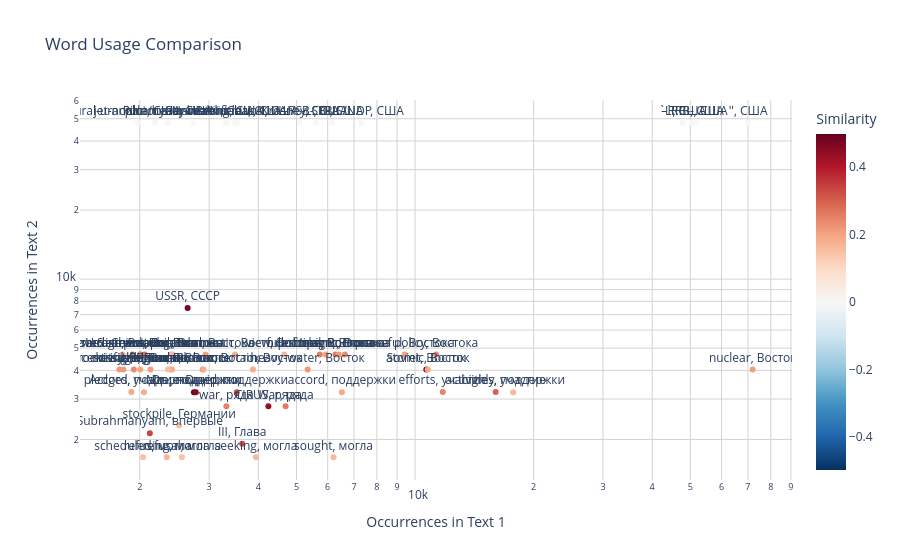

Notebook code for this chart:
### Markdown cell above
# Frequency to Frequency Graph

### Code cell
fig = px.scatter(
    df_compare, 
    x="count_1", 
    y="count_2",
    text= df_compare['word_1']+", "+df_compare['word_2'],
    color="Similarity",
    log_x=True, 
    log_y=True,
    color_continuous_scale='RdBu_r', 
    color_continuous_midpoint=0,     
    labels={
        "count_1": "Occurrences in Text 1",
        "count_2": "Occurrences in Text 2"
    },
    title="Word Usage Comparison"
)

# Styling to match the screenshot
fig.update_traces(textposition='top center')
fig.update_layout(
    plot_bgcolor='white',
    xaxis=dict(showgrid=True, gridcolor='lightgrey'),
    yaxis=dict(showgrid=True, gridcolor='lightgrey'),
)

fig.show()

### Figure 1 — Plotly figure (JSON) as saved in the notebook; plotly's stock layout.template omitted (floating-point values rounded to 4 significant figures)
{"data": [{"hovertemplate": "Occurrences in Text 1=%{x}<br>Occurrences in Text 2=%{y}<br>text=%{text}<br>Similarity=%{marker.color}<extra></extra>", "legendgroup": "", "marker": {"color": [0.4982, 0.4758, 0.4624, 0.4374, 0.4365, 0.3363, 0.3276, 0.3171, 0.2955, 0.2817, 0.2701, 0.2596, 0.2544, 0.253, 0.2493, 0.2461, 0.2395, 0.2391, 0.2338, 0.2336, 0.233, 0.2251, 0.2204, 0.2146, 0.2138, 0.2128, 0.21, 0.208, 0.2079, 0.2037, 0.2036, 0.1982, 0.1939, 0.1916, 0.1916, 0.1897, 0.189, 0.1877, 0.1842, 0.1838, 0.1796, 0.1787, 0.1776, 0.1675, 0.1659, 0.1645, 0.1624, 0.1605, 0.1571, 0.1566, 0.1527, 0.1505, 0.1492, 0, 0, 0, 0, 0, 0, 0, 0, 0, 0, 0, 0, 0, 0, 0], "coloraxis": "coloraxis", "symbol": "circle"}, "mode": "markers+text", "name": "", "orientation": "v", "showlegend": false, "text": ["Mrs., поддержки", "USSR, СССР", "Dr., поддержки", "CIRUS, ряда", "Soviet, Восток", "Subrahmanyam, впервые", "III, Глава", "David, поддержки", "activities, участие", "non-nuclear-weapon, Востока", "existence, Востока", "War, ряда", "economic, Востока", "full-scope, Востока", "war, ряда", "efforts, участие", "policy, Востока", "oil, Восток", "Disarmament, Востока", "missile, Восток", "Islamic, Востока", "U.S.-China, Востока", "heavy-water, Восток", "rocketry, Восток", "ultracentrifuge, Восток", "foreign, Востока", "nuclear, Восток", "peaceful, Востока", "signal, Восток", "political, Востока", "bilateral, Востока", "scientific, Восток", "ambiguous, Восток", "region, Восток", "pledges, участие", "posture, Востока", "accord, поддержки", "atomic, Восток", "uncertain, Восток", "Accord, поддержки", "non-nuclear, Восток", "domestic, Востока", "coverage, Востока", "refusing, могла", "highly, поддержки", "seeking, могла", "sought, могла", "view, Востока", "violating, Востока", "chemical, Восток", "stockpile, Германии", "scheduled, могла", "refusal, могла", "plutonium-bearing, США", "-LSB-, США", "-RRB-, США", "NonProliferation, США", "-LRB-, США", "``, США", "jet-nozzle, США", "Valindaba, США", "Krosney, США", "FBIS/NDP, США", "-RSB-, США", "natural-uranium/heavy-water, США", "Service/Nuclear, США", "Pilcaniyeu, США", "'', США"], "textposition": "top center", "type": "scatter", "x": [2745, 2646, 2775, 4242, 10678, 2121, 3640, 3525, 16023, 2004, 2061, 4691, 6277, 5730, 3318, 11758, 11309, 2889, 1918, 1932, 6637, 2005, 5338, 1816, 1775, 6402, 71961, 9413, 2130, 5932, 2937, 2006, 2387, 2413, 1904, 2404, 6520, 10772, 3876, 2050, 2902, 3489, 1808, 2342, 17741, 3944, 6208, 4654, 2426, 2360, 2518, 2039, 2558, 2744, 6166, 51526, 3491, 50601, 47744, 1970, 3539, 5106, 7301, 5596, 2186, 3313, 2356, 70069], "xaxis": "x", "y": [3215, 7478, 3215, 2790, 4036, 2129, 1916, 3215, 3218, 4687, 4687, 2790, 4687, 4687, 2790, 3218, 4687, 4036, 4687, 4036, 4687, 4687, 4036, 4036, 4036, 4687, 4036, 4687, 4036, 4687, 4687, 4036, 4036, 4036, 3218, 4687, 3215, 4036, 4036, 3215, 4036, 4687, 4687, 1673, 3215, 1673, 1673, 4687, 4687, 4036, 2299, 1673, 1673, 48027, 48027, 48027, 48027, 48027, 48027, 48027, 48027, 48027, 48027, 48027, 48027, 48027, 48027, 48027], "yaxis": "y"}], "layout": {"coloraxis": {"cmid": 0, "colorbar": {"title": {"text": "Similarity"}}, "colorscale": [[0, "rgb(5,48,97)"], [0.1, "rgb(33,102,172)"], [0.2, "rgb(67,147,195)"], [0.3, "rgb(146,197,222)"], [0.4, "rgb(209,229,240)"], [0.5, "rgb(247,247,247)"], [0.6, "rgb(253,219,199)"], [0.7, "rgb(244,165,130)"], [0.8, "rgb(214,96,77)"], [0.9, "rgb(178,24,43)"], [1, "rgb(103,0,31)"]]}, "legend": {"tracegroupgap": 0}, "plot_bgcolor": "white", "title": {"text": "Word Usage Comparison"}, "xaxis": {"anchor": "y", "domain": [0, 1], "gridcolor": "lightgrey", "showgrid": true, "title": {"text": "Occurrences in Text 1"}, "type": "log"}, "yaxis": {"anchor": "x", "domain": [0, 1], "gridcolor": "lightgrey", "showgrid": true, "title": {"text": "Occurrences in Text 2"}, "type": "log"}}}
